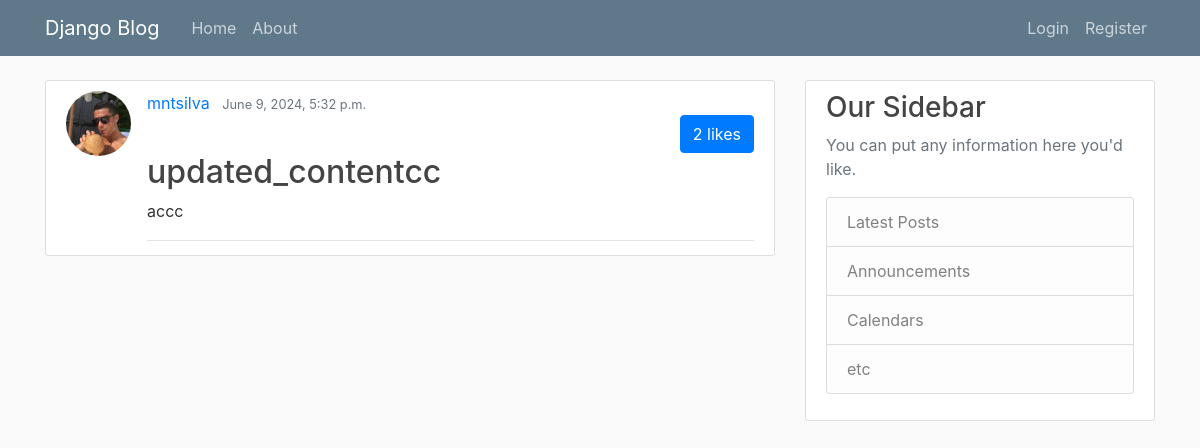
Screenshot of /post/7/ with the database file from the repository.
### blog_app/models.py (models this page shows, shortened)
class Post(models.Model):
    title = models.CharField(max_length=100)
    content = models.TextField()
    date_posted = models.DateTimeField(default=timezone.now)
    author = models.ForeignKey(User, on_delete=models.CASCADE)
    likes = models.ManyToManyField(User, related_name='blogpost_like')
    def number_of_likes(self):
        return self.likes.count()

### users_app/models.py (models this page shows, shortened)
class Profile(models.Model):
    user = models.OneToOneField(User, on_delete=models.CASCADE)
    image = models.ImageField(default='default.png', upload_to = 'profile_pics')

### blog_app/views.py (the view)
# urls.py: path('post/<int:pk>/', PostDetailView.as_view(), name = 'post-detail'),
class PostDetailView(DetailView):
    model = Post

### blog_app/templates/blog_app/post_detail.html (shortened to what this page needs)
{% extends "blog_app/base.html" %}
{% block content %}
    <article class="media content-section">
        <img class ="rounded-circle article-img" src ="{{ object.author.profile.image.url }}">
        <div class="media-body">
          <div class="article-metadata">
            <a class="mr-2" href="{% url 'admin:auth_user_change' object.author.id %}">{{ object.author }}</a>
            <small class="text-muted">{{ object.date_posted }}</small>
            <div>
            <div class="post-footer d-flex justify-content-end">
              <form method="post" action="{% url 'post-like' object.id %}">
                <button type="submit" class="btn btn-primary">
                    {{ post.number_of_likes }} likes
                </button>
            </form>
            </div>
          </div>
          <h2 class="article-title">{{ object.title }}</h2>
          <p class="article-content">{{ object.content }}</p>
        </div>
      </article>
{% endblock content %}

### blog_app/static/blog_app/main.css (style rules this page uses)
body { background: #fafafa; color: #333333; margin-top: 5rem; }
h1, h2, h3, h4, h5, h6 { color: #444444; }
.content-section { background: #ffffff; padding: 10px 20px; border: 1px solid #dddddd; border-radius: 3px; margin-bottom: 20px; }
.article-title { color: #444444; }
.article-content { white-space: pre-line; }
.article-img { height: 65px; width: 65px; margin-right: 16px; }
.article-metadata { padding-bottom: 1px; margin-bottom: 4px; border-bottom: 1px solid #e3e3e3 }

### rows the page displays
Post: author.profile.image (picture), author "mntsilva", date_posted "June 9, 2024, 5:32 p.m.", number_of_likes "2", title "updated_contentcc", content "accc"
